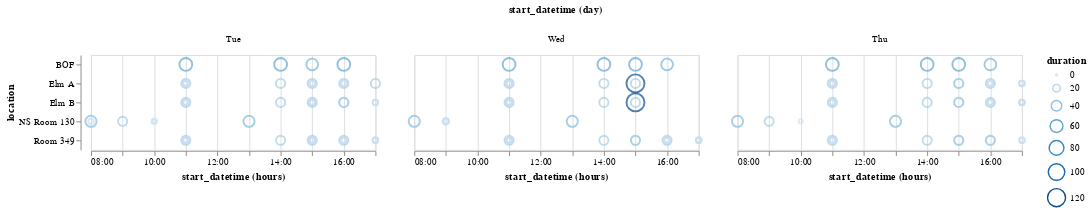

The notebook cell this image was saved under:
### Markdown cell above
### Before

Copied directly from Voyager, but before iterating and improving

### Code cell
vl"""{
  "data": {
    "name": "source"
  },
  "mark": "point",
  "encoding": {
    "x": {
      "timeUnit": "hours",
      "field": "start_datetime",
      "type": "temporal",
      "scale": {}
    },
    "y": {
      "field": "location",
      "type": "nominal"
    },
    "column": {
      "timeUnit": "day",
      "field": "start_datetime",
      "type": "temporal"
    },
    "size": {
      "field": "duration",
      "type": "quantitative"
    },
    "color": {
      "field": "duration",
      "type": "quantitative"
    }
  },
  "config": {
    "overlay": {
      "line": true
    },
    "scale": {
      "useUnaggregatedDomain": true
    }
  }
}"""(data)

### Figure 1 — Vega-Lite specification as saved in the notebook (floating-point values rounded to 4 significant figures; data arrays with more than 128 entries replaced by an {"elided": "..."} marker saying what was removed)
{"config": {"overlay": {"line": true}, "scale": {"useUnaggregatedDomain": true}}, "data": {"values": {"elided": "131 records"}}, "encoding": {"color": {"field": "duration", "type": "quantitative"}, "column": {"field": "start_datetime", "timeUnit": "day", "type": "temporal"}, "size": {"field": "duration", "type": "quantitative"}, "x": {"field": "start_datetime", "scale": {}, "timeUnit": "hours", "type": "temporal"}, "y": {"field": "location", "type": "nominal"}}, "mark": "point"}
